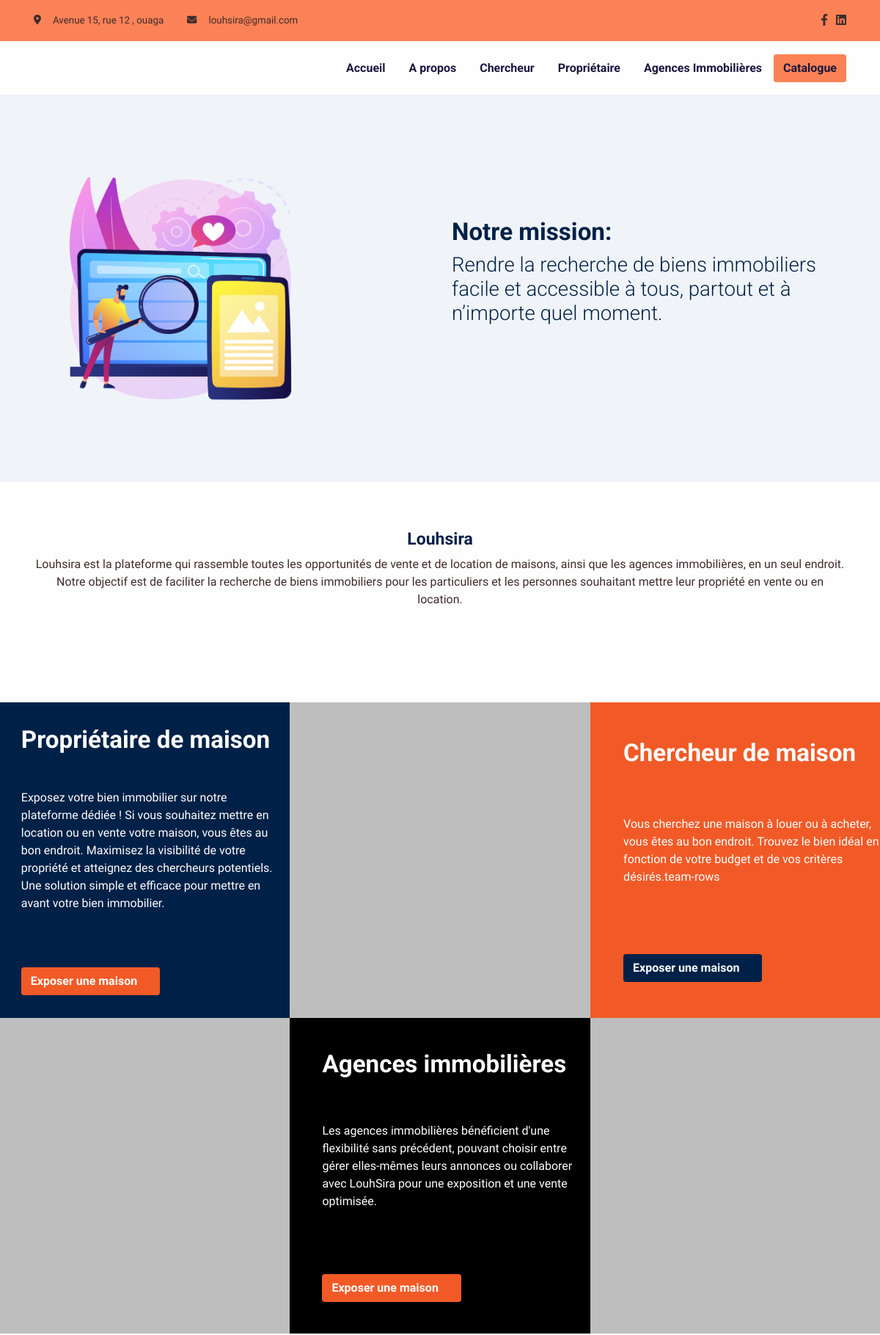
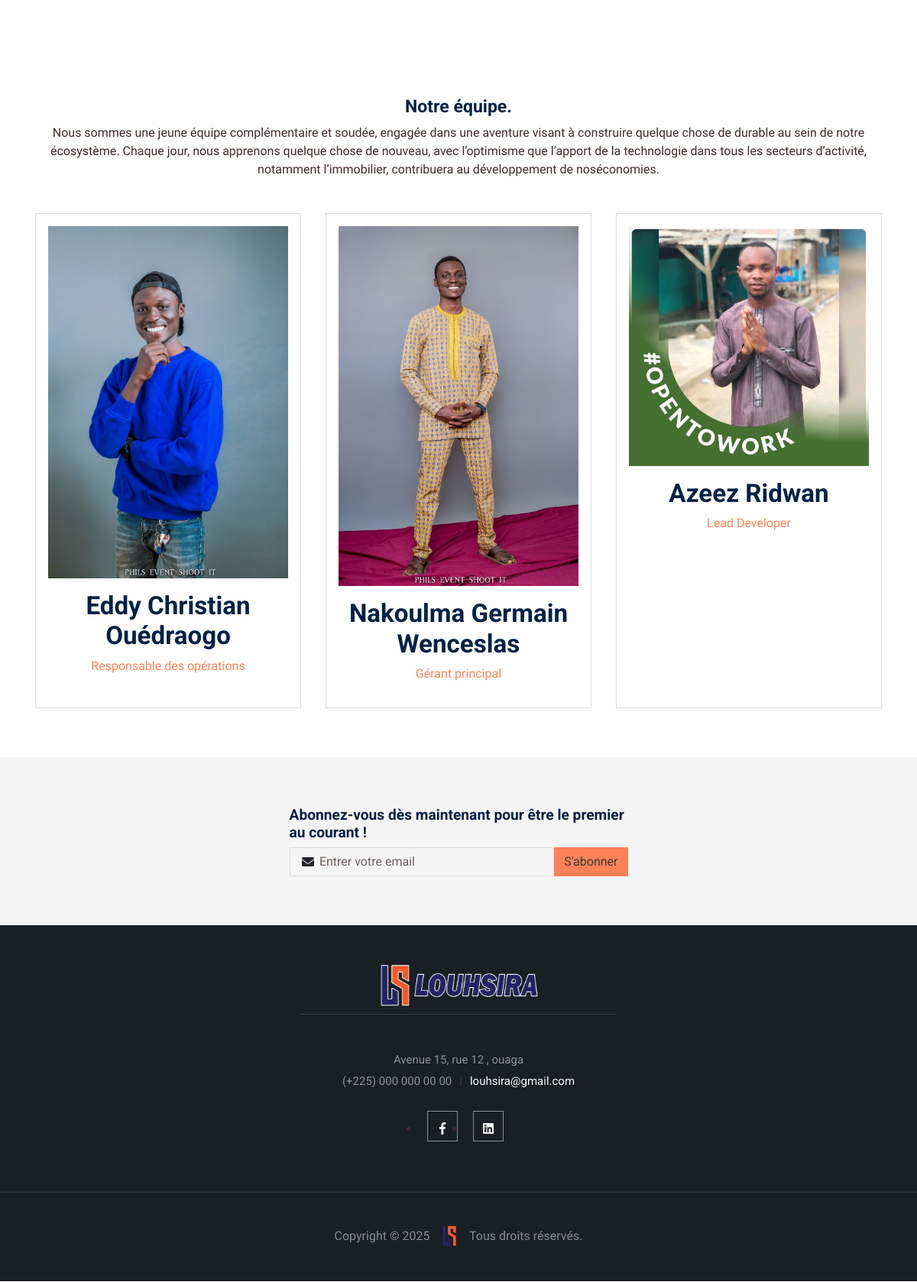
Page /a-propos (upper part) on the committed database (2 pictures, top to bottom).
### app/models.py (models this page shows, shortened)
class Convention(models.Model):
    created_at = models.DateTimeField(auto_now=False, auto_now_add=True)
    update_at = models.DateTimeField(auto_now=True, auto_now_add=False)
    publish = models.BooleanField(default=False)
    class Meta:
        abstract = True

class Social(Convention):
    name = models.CharField(max_length=150, blank=True, null=True)
    icon = models.CharField(max_length=150, blank=True, null=True)
    link = models.URLField(max_length = 200)
    class Meta:
        verbose_name = "Réseaux Social"
        verbose_name_plural = "Réseaux Sociaux"

class AboutBanner(Convention):
    title = models.CharField(max_length = 150)
    picture = models.FileField(upload_to=BANNER_IMAGE_PATH, max_length = 100)
    description = models.TextField()
    class Meta:
        verbose_name = "Bannière à propos"
        verbose_name_plural = "Bannières à propos"

class SectionTriple(Convention):
    title = models.CharField(max_length=200, blank=True, null=True)
    libele = models.TextField(blank=True, null=True)
    text_boutton = models.CharField(max_length=100, blank=True, null=True)
    class_boutton = models.ForeignKey(ClassButton, on_delete=models.DO_NOTHING, related_name='class_boutton_section')
    link_page = models.ForeignKey(Links, on_delete=models.DO_NOTHING, related_name='lin_page_section')
    background_color = ColorField(default="#bebebe")
    picture = models.FileField(upload_to=SECTION_PATH, max_length = 100, blank=True, null=True)
    order = models.IntegerField()
    class Meta:
        verbose_name = "Section triple colors"
        verbose_name_plural = "Section triple colors"

class Team(Convention):
    name = models.CharField(max_length=150, blank=True, null=True)
    job = models.CharField(max_length=150, blank=True, null=True)
    picture = models.FileField(upload_to=Team_PATH, max_length=100)
    class Meta:
        verbose_name = "Notre équipe"
        verbose_name_plural = "Notre équipes"

class configuration(Convention):
    name = models.CharField(max_length = 150, blank=True, null=True)
    vendor_title = models.CharField(max_length = 150, blank=True, null=True)
    location_title = models.CharField(max_length = 150, blank=True, null=True)
    about_title = models.CharField(max_length = 150, blank=True, null=True)
    why_choose_title = models.CharField(max_length = 150, blank=True, null=True)
    newsletter_title = models.CharField(max_length = 150, blank=True, null=True)
    newsletter_text = models.TextField()
    newsletter_picture = models.FileField(upload_to=LOGO_SITE_PATH, max_length = 100)
    copy_right = models.CharField(max_length = 150, blank=True, null=True)
    logo = models.FileField(upload_to=LOGO_SITE_PATH , max_length = 100, blank=True, null=True)
    logo2 = models.FileField(upload_to=LOGO_SITE_PATH , max_length = 100, blank=True, null=True)
    class Meta:
        verbose_name = "Configuration du site"
        verbose_name_plural = "Configuration du site"

### app/views.py (the view)
# urls.py: path('a-propos', about, name="about"),
def about(request):
    liste = [1,3,5]
    get_socials = get_social({'publish':True})
    get_configs = get_config({'publish':True})
    get_about_banners = get_about_banner({'publish':True})
    get_teams = get_team({'publish':True})
    get_section_triples = get_section_triple({'publish':True})
    template_name = "app/layout/about.html"
    context = {
        'listes': liste,
        'page': "LOUSHIRA | A PROPOS",
        'get_socials': get_socials,
        'get_configs': get_configs,
        'get_about_banners': get_about_banners,
        'get_teams': get_teams,
        'get_section_triples': get_section_triples
    }
    return render(request, template_name, context)

### app/functions.py (called while the page is built)
def get_about_banner(data=dict()):
    return AboutBanner.objects.filter(**data).first()

def get_config(data=dict()):
    return configuration.objects.filter(**data).first()

def get_team(data=dict()):
    return Team.objects.filter(**data)

def get_social(data=dict()):
    return Social.objects.filter(**data)

def get_section_triple(data=dict()):
    return SectionTriple.objects.filter(**data)

### app/models.py (called while the page is built)
    def __str__(self):
        return self.name

### templates/app/layout/about.html (shortened to what this page needs)
{% extends "app/base/base.html" %}
{% load static %}
{% block content %}
<section class="pt-6 bg-600" style="height: 300;" id="home">
  <div class="container">
      <div class="row align-items-center">
          <div class="col-md-7 col-lg-6  "><img class="" src="{{get_about_banners.picture.url}}" width="400" alt="about-header"  /></div>
          <div class="col-md-5 col-lg-6 text-md-start text-center py-6">
            <h3 class="fs-4 mb-2 fw-bold">{{get_about_banners.title}}</h3>
            <h4 class="fs-3  mb-5">{{get_about_banners.description}}</h4>
          </div>
      </div>
  </div>
</section>
<section>
    <div class="container">
        <div class="row text-center">
            <h4 class="fw-bold">Louhsira</h4>
            <p class=""> Louhsira est la plateforme qui rassemble toutes les opportunités de
                vente et de location de maisons, ainsi que les agences immobilières, en
                un seul endroit. Notre objectif est de faciliter la recherche de biens
                immobiliers pour les particuliers et les personnes souhaitant mettre leur
                propriété en vente ou en location.
            </p>
        </div>
    </div>
</section>
<section class="pt-5 w-100 h-50 a-over">
    <div class="row">
      {% for triples in get_section_triples %}
        {% if triples.order in listes  %}
          <div class="col-md-4 d-flex flex-column justify-content-evenly" style="background-color:{{triples.background_color}}; color:#fff;height:430px">
            <h2 class="fw-bold mb-3 ms-4" style="color:#fff;">{{triples.title}}</h2>
            <p class="ms-4">{{triples.libele}}
            </p>
            <a href="{% url 'owner-page' %}" class="{{triples.class_boutton}} ms-4 mt-4 fw-bold w-50">Exposer une maison</a>
          </div>
        {% else %}
          <div class="col-md-4 d-flex flex-column justify-content-evenly" style="background-color:{{triples.background_color}}; color:#fff;height:430px">
          </div>
        {% endif %}
      {% endfor %}
      </div>
</section>
<section>
  <div class="container">
    <div class="row text-center mb-4">
        <h4 class="fw-bold">Notre équipe.</h4>
        <p class="">Nous sommes une jeune équipe complémentaire et soudée, engagée
                dans une aventure visant à construire quelque chose de durable au sein
                de notre écosystème.
              Chaque jour, nous apprenons quelque chose de nouveau, avec l’optimisme que l’apport de la technologie dans tous les
                secteurs d’activité, notamment l’immobilier, contribuera au développement de noséconomies.
        </p>
    </div>
    <div class="row">
      {% for team in get_teams %}
        <div class="col-md-4">
          <div class="team-card mb-md-0 h-100">
            <div class="card-body">
              <img class="w-100 h-90" src="{{team.picture.url}}" alt="">
            <h2 class="fw-bold text-center mt-3">{{team.name}}</h2>
            <p class="text-center text-primary">{{team.job}}</p>
            </div>
          </div>
        </div>
      {% endfor %}
    </div>
  </div>
</section>
<section class="bg-200">
  <div id="news_letter" class="container">
    <div class="d-fex row align-items-center justify-content-center">
      <div class="col-md-6 col-lg-5">
        <h6 class="text-secondary font-sans-serif fs-1 fw-bold">Abonnez-vous dès maintenant pour être le premier au courant !</h6>
        <form class="row g-0 align-items-center">
          <div class="col">
            <div class="input-group-icon">
              <input class="form-control form-little-squirrel-control" type="email" placeholder="Entrer votre email " aria-label="email" v-model="email" /><i class="fas fa-envelope input-box-icon"></i>
            </div>
          </div>
          <div class="col-auto">
            <button class="btn btn-primary rounded-0" type="submit" @click.prevent="sendNewLettrData()">S'abonner</button>
          </div>
        </form>
      </div>
    </div>
  </div>
</section>
{% endblock content %}

### templates/app/base/base.html (shortened to what this page needs)
{% load static %}
<!DOCTYPE html>
<html lang="en-US" dir="ltr">
  <head>
    <link href="{% static 'app/assets/css/select2-bootstrap-5-theme.min.css' %}" rel="stylesheet" />
    <link href="{% static 'app/assets/css/theme.css' %}" rel="stylesheet" />
    <link href="{% static 'app/assets/css/style.css' %}" rel="stylesheet" />
    <link href="{% static 'app/assets/css/slick.css' %}" rel="stylesheet" />
    <link href="{% static 'app/assets/css/slick-theme.css' %}" rel="stylesheet" />
  </head>
  <body>
    <main class="main" id="top">
      <section class="bg-primary py-2 d-none d-sm-block">
        <div class="container">
          <div class="row align-items-center">
            <div class="col-auto d-none d-lg-block">
              <p class="my-2 fs--1"><i class="fas fa-map-marker-alt me-3"></i><span>Avenue 15, rue 12 , ouaga </span></p>
            </div>
            <div class="col-auto ms-md-auto order-md-2 d-none d-sm-block">
              <ul class="list-unstyled list-inline my-2">
                {% for social in get_socials %}
                  <li class="list-inline-item"><a class="text-decoration-none" href="{{social.link}}"><i class="{{social.icon}} text-900"></i></a></li>
                {% endfor %}
              </ul>
            </div>
            <div class="col-auto">
              <p class="my-2 fs--1"><i class="fas fa-envelope me-3"></i><a class="text-900" href="mailto:loushira.contact@gmail.com">louhsira@gmail.com </a></p>
            </div>
          </div>
        </div>
      </section>
      <nav class="navbar navbar-expand-lg navbar-light sticky-top py-3 d-block" data-navbar-on-scroll="data-navbar-on-scroll">
        <div class="container"><a class="navbar-brand" href="{% url 'welcome' %}"><img src="{{get_configs.logo.url}}" height="20" alt="logo" /></a>
          <div class="collapse navbar-collapse border-top border-lg-0 mt-4 mt-lg-0" id="navbarSupportedContent">
            <ul class="navbar-nav ms-auto pt-2 pt-lg-0 font-base">
              <li class="nav-item px-2"><a class="nav-link active fw-bold" style="color:#18163d" aria-current="page" href="{% url 'welcome' %}">Accueil</a></li>
              <li class="nav-item px-2"><a class="nav-link fw-bold" style="color:#18163d" aria-current="page" href="{% url 'about' %}">A propos</a></li>
              <li class="nav-item px-2"><a class="nav-link fw-bold" style="color:#18163d" aria-current="page" href="{% url 'home-searcher' %}">Chercheur</a></li>
              <li class="nav-item px-2"><a class="nav-link fw-bold" style="color:#18163d" aria-current="page" href="{% url 'owner-page' %}">Propriétaire</a></li>
              <li class="nav-item px-2"><a class="nav-link fw-bold" style="color:#18163d" aria-current="page" href="{% url 'agence' %}">Agences Immobilières</a></li>
            </ul><a class="btn btn-primary order-1 order-lg-0 fw-bold" style="color:#18163d" href="{% url 'catalogue' %}">Catalogue</a>
          </div>
        </div>
      </nav>
    {% block content %}
    {% endblock content %}
    </main>
    <section class="contact-area" id="contact" style="background: #1A1E25;padding:50px;">
      <div class="container">
          <div class="row">
              <div class="col-lg-6 offset-lg-3">
                  <div class="contact-content text-center">
                      <a class="text-decoration-none" href="{% url 'welcome' %}"><img src="{{get_configs.logo2.url}}" height="51"  alt="" /></a>
                      <h6>Avenue 15, rue 12 , ouaga</h6>
                      <h6>(+225) 000 000 00 00<span>|</span><a class="text-light text-200" href="mailto:loushira.contact@gmail.com">louhsira@gmail.com</a></h6>
                      <div class="contact-social">
                          <ul>
                              {% for socials in get_socials %}
                                  <li class="lh-lg"><a class="text-200" href="{{socials.link}}"><i class="{{socials.icon}}"></i></a></li>
                              {% endfor %}
                          </ul>
                      </div>
                  </div>
              </div>
          </div>
      </div>
  </section>
  <footer>
      <p>Copyright &copy; 2025 <a class="text-decoration-none" href="{% url 'welcome' %}"><img src="{{get_configs.logo.url}}" height="51"  alt="" /></a> Tous droits réservés.</p>
  </footer>
    <link href="{% static 'app/assets/css/multiple.css' %}" rel="stylesheet" />
  <link rel="stylesheet" href="https://unpkg.com/vue-multiselect@2.1.0/dist/vue-multiselect.min.css">
  <link href="https://cdn.jsdelivr.net/npm/tom-select@2.4.1/dist/css/tom-select.css" rel="stylesheet">
  </body>
</html>

### static/app/assets/css/style.css (style rules this page uses)
body { font-style: normal; }
p { font-family: "Roboto" important!; }
.fa-btn-secondary { color: #FFFEFE; background-color: #002147; border-color: #002147; border: 1px solid #002147; border-radius: 3px; padding: 0.375rem 0.75rem; margin-left: 3px; font-size: 1rem; border-radius: 0.2rem; -webkit-transition: color 0.15s ease-in-out, background-color 0.15s ease-in-out, border-color 0.15s ease-in-out, -webkit-box-shadow 0.15s ease-in-out; transition: color 0.15s ease-in-out, background-color 0.15s ease-in-out, border-color 0.15s ease-in-out, -webkit-box-shadow 0.15s ease-in-out; -o-transition: color 0.15s ease-in-out, background-color 0.15s ease-in-out, border-color 0.15s ease-in-out, box-shadow 0.15s ease-in-out; transition: color 0.15s ease-in-out, background-color 0.15s ease-in-out, border-color 0.15s ease-in-out, box-shadow 0.15s ease-in-out; transition: color 0.15s ease-in-out, background-color 0.15s ease-in-out, border-color 0.15s ease-in-out, box-shadow 0.15s ease-in-out, -webkit-box-shadow 0.15s ease-in-out; }
.fa-btn-primary { color: #FFFEFE; background-color: #f15a27; border-color: #f15a27; border: 1px solid #f15a27; border-radius: 3px; padding: 0.375rem 0.75rem; margin-left: 3px; font-size: 1rem; border-radius: 0.2rem; -webkit-transition: color 0.15s ease-in-out, background-color 0.15s ease-in-out, border-color 0.15s ease-in-out, -webkit-box-shadow 0.15s ease-in-out; transition: color 0.15s ease-in-out, background-color 0.15s ease-in-out, border-color 0.15s ease-in-out, -webkit-box-shadow 0.15s ease-in-out; -o-transition: color 0.15s ease-in-out, background-color 0.15s ease-in-out, border-color 0.15s ease-in-out, box-shadow 0.15s ease-in-out; transition: color 0.15s ease-in-out, background-color 0.15s ease-in-out, border-color 0.15s ease-in-out, box-shadow 0.15s ease-in-out; transition: color 0.15s ease-in-out, background-color 0.15s ease-in-out, border-color 0.15s ease-in-out, box-shadow 0.15s ease-in-out, -webkit-box-shadow 0.15s ease-in-out; }
.a-over { max-width: 100%; overflow-x: hidden; }
.team-card { position: relative; display: -webkit-box; display: -ms-flexbox; display: flex; -webkit-box-orient: vertical; -webkit-box-direction: normal; -ms-flex-direction: column; flex-direction: column; min-width: 0; word-wrap: break-word; background-color: #FFFEFE; background-clip: border-box; border: thin solid #ddd; transition: 0.3s; }

### templates/app/base/base.html (style rules this page uses)
html, body { margin: 0; padding: 0; }
* { box-sizing: border-box; }
img { max-width: 100%; height: auto; }
.contact-area { border-bottom: 1px solid #353C46; }
.contact-content h6 { color: #8b9199; font-size: 15px; font-weight: 400; margin-bottom: 10px; }
.contact-content span { color: #353c47; margin: 0 10px; }
.contact-social { margin-top: 30px; }
.contact-social > ul { display: inline-flex; }
.contact-social ul li a { border: 1px solid #8b9199; color: #8b9199; display: inline-block; height: 40px; margin: 0 10px; padding-top: 7px; transition: all 0.4s ease 0s; width: 40px; }
.contact-content img { max-width: 210px; }
footer { background: #1A1E25; color: #868c96; }
footer p { padding: 40px 0; text-align: center; }
footer img { width: 44px; }

### rows in the picture
AboutBanner: picture (picture), title "Notre mission:", description "Rendre la recherche de biens immobiliers facile et accessible à tous, partout et à n’importe quel moment."
SectionTriple: title "Propriétaire de maison", libele "Exposez votre bien immobilier sur notre plateforme dédiée ! Si vous souhaitez mettre en location ou en vente votre maison, vous êtes au bon endroit. Maximisez la visibilité de votre propriété et atteignez des chercheurs potentiels. Une solution simple et efficace pour mettre en avant votre bien immobilier."
SectionTriple: title "Chercheur de maison", libele "Vous cherchez une maison à louer ou à acheter, vous êtes au bon endroit. Trouvez le bien idéal en fonction de votre budget et de vos critères désirés.team-rows"
SectionTriple: title "Agences immobilières", libele "Les agences immobilières bénéficient d'une flexibilité sans précédent, pouvant choisir entre gérer elles-mêmes leurs annonces ou collaborer avec LouhSira pour une exposition et une vente optimisée."
Team: picture (picture), name "Eddy Christian Ouédraogo", job "Responsable des opérations"
Team: picture (picture), name "Nakoulma Germain Wenceslas", job "Gérant principal"
Team: picture (picture), name "Azeez Ridwan", job "Lead Developer"
configuration: logo2 (picture), logo (picture)
